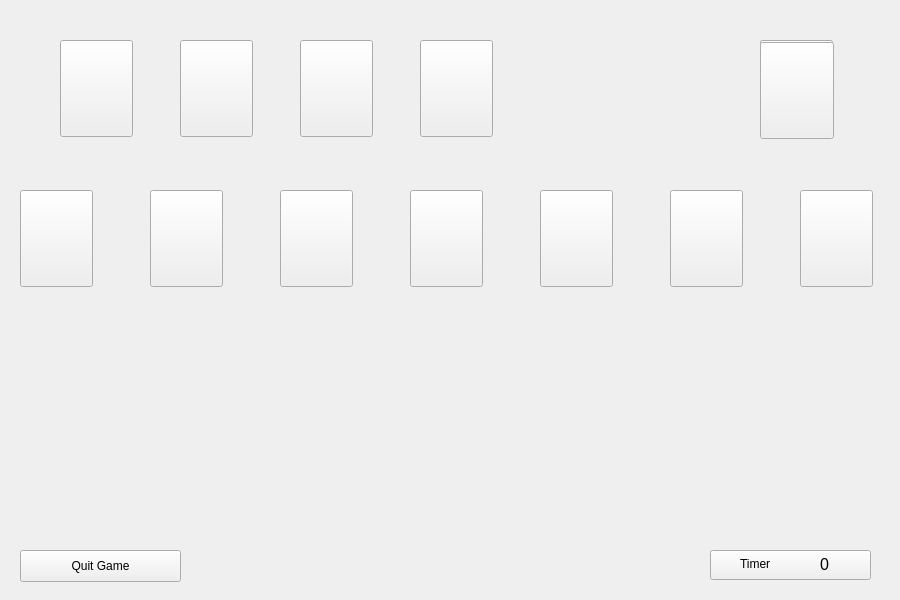
   <widget class="QWidget" name="gameplay" native="true">
    <property name="geometry">
     <rect>
      <x>0</x>
      <y>0</y>
      <width>900</width>
      <height>600</height>
     </rect>
    </property>
    <widget class="QLabel" name="gameplay_background">
     <property name="geometry">
      <rect>
       <x>0</x>
       <y>0</y>
       <width>900</width>
       <height>600</height>
      </rect>
     </property>
     <property name="text">
      <string/>
     </property>
     <property name="pixmap">
      <pixmap>Backgrounds/defaultBackground.jpg</pixmap>
     </property>
    </widget>
    <widget class="QPushButton" name="gameplay_quitGameButton">
     <property name="geometry">
      <rect>
       <x>20</x>
       <y>550</y>
       <width>161</width>
       <height>32</height>
      </rect>
     </property>
     <property name="text">
      <string>Quit Game</string>
     </property>
    </widget>
    <widget class="QLabel" name="gameplay_timerCount">
     <property name="geometry">
      <rect>
       <x>820</x>
       <y>539</y>
       <width>31</width>
       <height>51</height>
      </rect>
     </property>
     <property name="font">
      <font>
       <pointsize>12</pointsize>
      </font>
     </property>
     <property name="text">
      <string>0</string>
     </property>
    </widget>
    <widget class="QPushButton" name="gameplay_timerButtonTemplate">
     <property name="geometry">
      <rect>
       <x>710</x>
       <y>550</y>
       <width>161</width>
       <height>30</height>
      </rect>
     </property>
     <property name="font">
      <font>
       <stylestrategy>PreferDefault</stylestrategy>
       <kerning>true</kerning>
      </font>
     </property>
     <property name="focusPolicy">
      <enum>Qt::NoFocus</enum>
     </property>
     <property name="text">
      <string notr="true"/>
     </property>
    </widget>
    <widget class="QLabel" name="gameplay_timerLabel">
     <property name="geometry">
      <rect>
       <x>740</x>
       <y>556</y>
       <width>59</width>
       <height>16</height>
      </rect>
     </property>
     <property name="text">
      <string>Timer</string>
     </property>
    </widget>
    <widget class="QPushButton" name="card_1H">
     <property name="geometry">
      <rect>
       <x>760</x>
       <y>40</y>
       <width>73</width>
       <height>97</height>
      </rect>
     </property>
     <property name="text">
      <string/>
     </property>
    </widget>
    <widget class="QPushButton" name="card_11S">
     <property name="geometry">
      <rect>
       <x>760</x>
       <y>40</y>
       <width>73</width>
       <height>97</height>
      </rect>
     </property>
     <property name="text">
      <string/>
     </property>
    </widget>
    <widget class="QPushButton" name="card_10S">
     <property name="geometry">
      <rect>
       <x>760</x>
       <y>40</y>
       <width>73</width>
       <height>97</height>
      </rect>
     </property>
     <property name="text">
      <string/>
     </property>
    </widget>
    <widget class="QPushButton" name="card_9S">
     <property name="geometry">
      <rect>
       <x>760</x>
       <y>40</y>
       <width>73</width>
       <height>97</height>
      </rect>
     </property>
     <property name="text">
      <string/>
     </property>
    </widget>
    <widget class="QPushButton" name="card_13S">
     <property name="geometry">
      <rect>
       <x>760</x>
       <y>40</y>
       <width>73</width>
       <height>97</height>
      </rect>
     </property>
     <property name="text">
      <string/>
     </property>
    </widget>
    <widget class="QPushButton" name="card_12S">
     <property name="geometry">
      <rect>
       <x>760</x>
       <y>40</y>
       <width>73</width>
       <height>97</height>
      </rect>
     </property>
     <property name="text">
      <string/>
     </property>
    </widget>
    <widget class="QPushButton" name="card_8S">
     <property name="geometry">
      <rect>
       <x>760</x>
       <y>40</y>
       <width>73</width>
       <height>97</height>
      </rect>
     </property>
     <property name="text">
      <string/>
     </property>
    </widget>
    <widget class="QPushButton" name="card_7S">
     <property name="geometry">
      <rect>
       <x>760</x>
       <y>40</y>
       <width>73</width>
       <height>97</height>
      </rect>
     </property>
     <property name="text">
      <string/>
     </property>
    </widget>
    <widget class="QPushButton" name="card_6S">
     <property name="geometry">
      <rect>
       <x>760</x>
       <y>40</y>
       <width>73</width>
       <height>97</height>
      </rect>
     </property>
     <property name="text">
      <string/>
     </property>
    </widget>
    <widget class="QPushButton" name="card_5S">
     <property name="geometry">
      <rect>
       <x>760</x>
       <y>40</y>
       <width>73</width>
       <height>97</height>
      </rect>
     </property>
     <property name="text">
      <string/>
     </property>
    </widget>
    <widget class="QPushButton" name="card_4S">
     <property name="geometry">
      <rect>
       <x>760</x>
       <y>40</y>
       <width>73</width>
       <height>97</height>
      </rect>
     </property>
     <property name="text">
      <string/>
     </property>
    </widget>
    <widget class="QPushButton" name="card_3S">
     <property name="geometry">
      <rect>
       <x>760</x>
       <y>40</y>
       <width>73</width>
       <height>97</height>
      </rect>
     </property>
     <property name="text">
      <string/>
     </property>
    </widget>
    <widget class="QPushButton" name="card_2S">
     <property name="geometry">
      <rect>
       <x>760</x>
       <y>40</y>
       <width>73</width>
       <height>97</height>
      </rect>
     </property>
     <property name="text">
      <string/>
     </property>
    </widget>
    <widget class="QPushButton" name="card_1S">
     <property name="geometry">
      <rect>
       <x>760</x>
       <y>40</y>
       <width>73</width>
       <height>97</height>
      </rect>
     </property>
     <property name="text">
      <string/>
     </property>
    </widget>
    <widget class="QPushButton" name="card_13D">
     <property name="geometry">
      <rect>
       <x>760</x>
       <y>40</y>
       <width>73</width>
       <height>97</height>
      </rect>
     </property>
     <property name="text">
      <string/>
     </property>
    </widget>
    <widget class="QPushButton" name="card_12D">
     <property name="geometry">
      <rect>
       <x>760</x>
       <y>40</y>
       <width>73</width>
       <height>97</height>
      </rect>
     </property>
     <property name="text">
      <string/>
     </property>
    </widget>
    <widget class="QPushButton" name="card_11D">
     <property name="geometry">
      <rect>
       <x>760</x>
       <y>40</y>
       <width>73</width>
       <height>97</height>
      </rect>
     </property>
     <property name="text">
      <string/>
     </property>
    </widget>
    <widget class="QPushButton" name="card_10D">
     <property name="geometry">
      <rect>
       <x>760</x>
       <y>40</y>
       <width>73</width>
       <height>97</height>
      </rect>
     </property>
     <property name="text">
      <string/>
     </property>
    </widget>
    <widget class="QPushButton" name="card_9D">
     <property name="geometry">
      <rect>
       <x>760</x>
       <y>40</y>
       <width>73</width>
       <height>97</height>
      </rect>
     </property>
     <property name="text">
      <string/>
     </property>
    </widget>
    <widget class="QPushButton" name="card_8D">
     <property name="geometry">
      <rect>
       <x>760</x>
       <y>40</y>
       <width>73</width>
       <height>97</height>
      </rect>
     </property>
     <property name="text">
      <string/>
     </property>
    </widget>
    <widget class="QPushButton" name="card_7D">
     <property name="geometry">
      <rect>
       <x>760</x>
       <y>40</y>
       <width>73</width>
       <height>97</height>
      </rect>
     </property>
     <property name="text">
      <string/>
     </property>
    </widget>
    <widget class="QPushButton" name="card_6D">
     <property name="geometry">
      <rect>
       <x>760</x>
       <y>40</y>
       <width>73</width>
       <height>97</height>
      </rect>
     </property>
     <property name="text">
      <string/>
     </property>
    </widget>
    <widget class="QPushButton" name="card_5D">
     <property name="geometry">
      <rect>
       <x>760</x>
       <y>40</y>
       <width>73</width>
       <height>97</height>
      </rect>
     </property>
     <property name="text">
      <string/>
     </property>
    </widget>
    <widget class="QPushButton" name="card_4D">
     <property name="geometry">
      <rect>
       <x>760</x>
       <y>40</y>
       <width>73</width>
       <height>97</height>
      </rect>
     </property>
     <property name="text">
      <string/>
     </property>
    </widget>
    <widget class="QPushButton" name="card_3D">
     <property name="geometry">
      <rect>
       <x>760</x>
       <y>40</y>
       <width>73</width>
       <height>97</height>
      </rect>
     </property>
     <property name="text">
      <string/>
     </property>
    </widget>
    <widget class="QPushButton" name="card_2D">
     <property name="geometry">
      <rect>
       <x>760</x>
       <y>40</y>
       <width>73</width>
       <height>97</height>
      </rect>
     </property>
     <property name="text">
      <string/>
     </property>
    </widget>
    <widget class="QPushButton" name="card_1D">
     <property name="geometry">
      <rect>
       <x>760</x>
       <y>40</y>
       <width>73</width>
       <height>97</height>
      </rect>
     </property>
     <property name="text">
      <string/>
     </property>
    </widget>
    <widget class="QPushButton" name="card_13C">
     <property name="geometry">
      <rect>
       <x>760</x>
       <y>40</y>
       <width>73</width>
       <height>97</height>
      </rect>
     </property>
     <property name="text">
      <string/>
     </property>
    </widget>
    <widget class="QPushButton" name="card_12C">
     <property name="geometry">
      <rect>
       <x>760</x>
       <y>40</y>
       <width>73</width>
       <height>97</height>
      </rect>
     </property>
     <property name="text">
      <string/>
     </property>
    </widget>
    <widget class="QPushButton" name="card_11C">
     <property name="geometry">
      <rect>
       <x>760</x>
       <y>40</y>
       <width>73</width>
       <height>97</height>
      </rect>
     </property>
     <property name="text">
      <string/>
     </property>
    </widget>
    <widget class="QPushButton" name="card_10C">
     <property name="geometry">
      <rect>
       <x>760</x>
       <y>40</y>
       <width>73</width>
       <height>97</height>
      </rect>
     </property>
     <property name="text">
      <string/>
     </property>
    </widget>
    <widget class="QPushButton" name="card_9C">
     <property name="geometry">
      <rect>
       <x>760</x>
       <y>40</y>
       <width>73</width>
       <height>97</height>
      </rect>
     </property>
     <property name="text">
      <string/>
     </property>
    </widget>
    <widget class="QPushButton" name="card_8C">
     <property name="geometry">
      <rect>
       <x>760</x>
       <y>40</y>
       <width>73</width>
       <height>97</height>
      </rect>
     </property>
     <property name="text">
      <string/>
     </property>
    </widget>
    <widget class="QPushButton" name="card_7C">
     <property name="geometry">
      <rect>
       <x>760</x>
       <y>40</y>
       <width>73</width>
       <height>97</height>
      </rect>
     </property>
     <property name="text">
      <string/>
     </property>
    </widget>
    <widget class="QPushButton" name="card_6C">
     <property name="geometry">
      <rect>
       <x>760</x>
       <y>40</y>
       <width>73</width>
       <height>97</height>
      </rect>
     </property>
     <property name="text">
      <string/>
     </property>
    </widget>
    <widget class="QPushButton" name="card_5C">
     <property name="geometry">
      <rect>
       <x>760</x>
       <y>40</y>
       <width>73</width>
       <height>97</height>
      </rect>
     </property>
     <property name="text">
      <string/>
     </property>
    </widget>
    <widget class="QPushButton" name="card_4C">
     <property name="geometry">
      <rect>
       <x>760</x>
       <y>40</y>
       <width>73</width>
       <height>97</height>
      </rect>
     </property>
     <property name="text">
      <string/>
     </property>
    </widget>
    <widget class="QPushButton" name="card_3C">
     <property name="geometry">
      <rect>
       <x>760</x>
       <y>40</y>
       <width>73</width>
       <height>97</height>
      </rect>
     </property>
     <property name="text">
      <string/>
     </property>
    </widget>
    <widget class="QPushButton" name="card_2C">
     <property name="geometry">
      <rect>
       <x>760</x>
       <y>40</y>
       <width>73</width>
       <height>97</height>
      </rect>
     </property>
     <property name="text">
      <string/>
     </property>
    </widget>
    <widget class="QPushButton" name="card_1C">
     <property name="geometry">
      <rect>
       <x>760</x>
       <y>40</y>
       <width>73</width>
       <height>97</height>
      </rect>
     </property>
     <property name="text">
      <string/>
     </property>
    </widget>
    <widget class="QPushButton" name="card_13H">
     <property name="geometry">
      <rect>
       <x>760</x>
       <y>40</y>
       <width>73</width>
       <height>97</height>
      </rect>
     </property>
     <property name="text">
      <string/>
     </property>
    </widget>
    <widget class="QPushButton" name="card_12H">
     <property name="geometry">
      <rect>
       <x>760</x>
       <y>40</y>
       <width>73</width>
       <height>97</height>
      </rect>
     </property>
     <property name="text">
      <string/>
     </property>
    </widget>
    <widget class="QPushButton" name="card_11H">
     <property name="geometry">
      <rect>
       <x>760</x>
       <y>40</y>
       <width>73</width>
       <height>97</height>
      </rect>
     </property>
     <property name="text">
      <string/>
     </property>
    </widget>
    <widget class="QPushButton" name="card_10H">
     <property name="geometry">
      <rect>
       <x>760</x>
       <y>40</y>
       <width>73</width>
       <height>97</height>
      </rect>
     </property>
     <property name="text">
      <string/>
     </property>
    </widget>
    <widget class="QPushButton" name="card_9H">
     <property name="geometry">
      <rect>
       <x>760</x>
       <y>40</y>
       <width>73</width>
       <height>97</height>
      </rect>
     </property>
     <property name="text">
      <string/>
     </property>
    </widget>
    <widget class="QPushButton" name="card_8H">
     <property name="geometry">
      <rect>
       <x>760</x>
       <y>40</y>
       <width>73</width>
       <height>97</height>
      </rect>
     </property>
     <property name="text">
      <string/>
     </property>
    </widget>
    <widget class="QPushButton" name="card_7H">
     <property name="geometry">
      <rect>
       <x>760</x>
       <y>40</y>
       <width>73</width>
       <height>97</height>
      </rect>
     </property>
     <property name="text">
      <string/>
     </property>
    </widget>
    <widget class="QPushButton" name="card_6H">
     <property name="geometry">
      <rect>
       <x>760</x>
       <y>40</y>
       <width>73</width>
       <height>97</height>
      </rect>
     </property>
     <property name="text">
      <string/>
     </property>
    </widget>
    <widget class="QPushButton" name="card_5H">
     <property name="geometry">
      <rect>
       <x>760</x>
       <y>40</y>
       <width>73</width>
       <height>97</height>
      </rect>
     </property>
     <property name="text">
      <string/>
     </property>
    </widget>
    <widget class="QPushButton" name="card_4H">
     <property name="geometry">
      <rect>
       <x>760</x>
       <y>40</y>
       <width>73</width>
       <height>97</height>
      </rect>
     </property>
     <property name="text">
      <string/>
     </property>
    </widget>
    <widget class="QPushButton" name="card_3H">
     <property name="geometry">
      <rect>
       <x>760</x>
       <y>40</y>
       <width>73</width>
       <height>97</height>
      </rect>
     </property>
     <property name="text">
      <string/>
     </property>
    </widget>
    <widget class="QPushButton" name="card_2H">
     <property name="geometry">
      <rect>
       <x>760</x>
       <y>40</y>
       <width>73</width>
       <height>97</height>
      </rect>
     </property>
     <property name="text">
      <string/>
     </property>
    </widget>
    <widget class="QPushButton" name="deck">
     <property name="geometry">
      <rect>
       <x>760</x>
       <y>42</y>
       <width>74</width>
       <height>97</height>
      </rect>
     </property>
     <property name="text">
      <string/>
     </property>
    </widget>
    <widget class="QPushButton" name="tableau_1">
     <property name="geometry">
      <rect>
       <x>20</x>
       <y>190</y>
       <width>73</width>
       <height>97</height>
      </rect>
     </property>
     <property name="text">
      <string/>
     </property>
    </widget>
    <widget class="QPushButton" name="tableau_2">
     <property name="geometry">
      <rect>
       <x>150</x>
       <y>190</y>
       <width>73</width>
       <height>97</height>
      </rect>
     </property>
     <property name="text">
      <string/>
     </property>
    </widget>
    <widget class="QPushButton" name="tableau_3">
     <property name="geometry">
      <rect>
       <x>280</x>
       <y>190</y>
       <width>73</width>
       <height>97</height>
      </rect>
     </property>
     <property name="text">
      <string/>
     </property>
    </widget>
    <widget class="QPushButton" name="tableau_4">
     <property name="geometry">
      <rect>
       <x>410</x>
       <y>190</y>
       <width>73</width>
       <height>97</height>
      </rect>
     </property>
     <property name="text">
      <string/>
     </property>
    </widget>
    <widget class="QPushButton" name="tableau_5">
     <property name="geometry">
      <rect>
       <x>540</x>
       <y>190</y>
       <width>73</width>
       <height>97</height>
      </rect>
     </property>
     <property name="text">
      <string/>
     </property>
    </widget>
    <widget class="QPushButton" name="tableau_6">
     <property name="geometry">
      <rect>
       <x>670</x>
       <y>190</y>
       <width>73</width>
       <height>97</height>
      </rect>
     </property>
     <property name="text">
      <string/>
     </property>
    </widget>
    <widget class="QPushButton" name="tableau_7">
     <property name="geometry">
      <rect>
       <x>800</x>
       <y>190</y>
       <width>73</width>
       <height>97</height>
      </rect>
     </property>
     <property name="text">
      <string/>
     </property>
    </widget>
    <widget class="QPushButton" name="foundation_heart">
     <property name="geometry">
      <rect>
       <x>60</x>
       <y>40</y>
       <width>73</width>
       <height>97</height>
      </rect>
     </property>
     <property name="text">
      <string/>
     </property>
    </widget>
    <widget class="QPushButton" name="foundation_spade">
     <property name="geometry">
      <rect>
       <x>180</x>
       <y>40</y>
       <width>73</width>
       <height>97</height>
      </rect>
     </property>
     <property name="text">
      <string/>
     </property>
    </widget>
    <widget class="QPushButton" name="foundation_diamond">
     <property name="geometry">
      <rect>
       <x>300</x>
       <y>40</y>
       <width>73</width>
       <height>97</height>
      </rect>
     </property>
     <property name="text">
      <string/>
     </property>
    </widget>
    <widget class="QPushButton" name="foundation_club">
     <property name="geometry">
      <rect>
       <x>420</x>
       <y>40</y>
       <width>73</width>
       <height>97</height>
      </rect>
     </property>
     <property name="text">
      <string/>
     </property>
    </widget>
    <widget class="QLabel" name="winScreen">
     <property name="geometry">
      <rect>
       <x>0</x>
       <y>0</y>
       <width>900</width>
       <height>600</height>
      </rect>
     </property>
     <property name="text">
      <string/>
     </property>
    </widget>
    <zorder>winScreen</zorder>
    <zorder>gameplay_background</zorder>
    <zorder>gameplay_quitGameButton</zorder>
    <zorder>gameplay_timerButtonTemplate</zorder>
    <zorder>gameplay_timerCount</zorder>
    <zorder>gameplay_timerLabel</zorder>
    <zorder>card_8S</zorder>
    <zorder>card_7H</zorder>
    <zorder>card_2C</zorder>
    <zorder>card_10S</zorder>
    <zorder>card_6C</zorder>
    <zorder>card_13D</zorder>
    <zorder>card_7D</zorder>
    <zorder>card_4H</zorder>
    <zorder>card_8C</zorder>
    <zorder>card_2D</zorder>
    <zorder>card_5H</zorder>
    <zorder>card_5C</zorder>
    <zorder>card_3H</zorder>
    <zorder>card_8D</zorder>
    <zorder>card_11H</zorder>
    <zorder>card_1S</zorder>
    <zorder>card_13S</zorder>
    <zorder>card_13H</zorder>
    <zorder>card_9H</zorder>
    <zorder>card_9S</zorder>
    <zorder>card_7C</zorder>
    <zorder>card_3D</zorder>
    <zorder>card_9C</zorder>
    <zorder>card_8H</zorder>
    <zorder>card_4C</zorder>
    <zorder>card_7S</zorder>
    <zorder>card_10H</zorder>
    <zorder>card_13C</zorder>
    <zorder>card_10C</zorder>
    <zorder>card_6S</zorder>
    <zorder>card_12C</zorder>
    <zorder>card_11D</zorder>
    <zorder>card_11C</zorder>
    <zorder>card_12H</zorder>
    <zorder>card_5D</zorder>
    <zorder>card_1D</zorder>
    <zorder>card_6H</zorder>
    <zorder>card_1H</zorder>
    <zorder>card_2S</zorder>
    <zorder>card_11S</zorder>
    <zorder>card_6D</zorder>
    <zorder>card_4S</zorder>
    <zorder>card_3S</zorder>
    <zorder>card_9D</zorder>
    <zorder>card_12S</zorder>
    <zorder>card_2H</zorder>
    <zorder>card_10D</zorder>
    <zorder>card_12D</zorder>
    <zorder>card_1C</zorder>
    <zorder>card_3C</zorder>
    <zorder>card_5S</zorder>
    <zorder>card_4D</zorder>
    <zorder>deck</zorder>
    <zorder>tableau_1</zorder>
    <zorder>tableau_2</zorder>
    <zorder>tableau_3</zorder>
    <zorder>tableau_4</zorder>
    <zorder>tableau_5</zorder>
    <zorder>tableau_6</zorder>
    <zorder>tableau_7</zorder>
    <zorder>foundation_heart</zorder>
    <zorder>foundation_spade</zorder>
    <zorder>foundation_diamond</zorder>
    <zorder>foundation_club</zorder>
   </widget>
